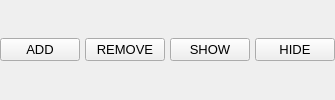
	<widget class="QWidget" name="panelEdges">
	  <property name="sizePolicy">
	    <sizepolicy hsizetype="Expanding" vsizetype="Fixed">
	      <horstretch>0</horstretch>
	      <verstretch>0</verstretch>
	    </sizepolicy>
	  </property>
	  <property name="visible">
	    <bool>false</bool>
	  </property>

	  <layout class="QGridLayout" name="panelEdgesGridLayout">
	    <property name="leftMargin">
	      <number>0</number>
	    </property>
	    <property name="topMargin">
	      <number>0</number>
	    </property>
	    <property name="rightMargin">
	      <number>0</number>
	    </property>
	    <property name="bottomMargin">
	      <number>0</number>
	    </property>
	    <property name="spacing">
	      <number>5</number>
	    </property>

	    <item row="0" column="0">
	      <widget class="QPushButton" name="pushButtonSceneGraphEdgesAdd">
		<property name="sizePolicy">
		  <sizepolicy hsizetype="Expanding" vsizetype="Fixed">
		    <horstretch>1</horstretch>
		    <verstretch>0</verstretch>
		  </sizepolicy>
		</property>
		<property name="text">
		  <string>ADD</string>
		</property>
		<property name="font">
		  <font>
		    <pointsize>10</pointsize>
		  </font>
		</property>
	      </widget>
	    </item>

	    <item row="0" column="1">
	      <widget class="QPushButton" name="pushButtonSceneGraphEdgesRemove">
		<property name="sizePolicy">
		  <sizepolicy hsizetype="Expanding" vsizetype="Fixed">
		    <horstretch>1</horstretch>
		    <verstretch>0</verstretch>
		  </sizepolicy>
		</property>
		<property name="text">
		  <string>REMOVE</string>
		</property>
		<property name="font">
		  <font>
		    <pointsize>10</pointsize>
		  </font>
		</property>
	      </widget>
	    </item>

	    <item row="0" column="2">
	      <widget class="QPushButton" name="pushButtonSceneGraphEdgesShow">
		<property name="sizePolicy">
		  <sizepolicy hsizetype="Expanding" vsizetype="Fixed">
		    <horstretch>1</horstretch>
		    <verstretch>0</verstretch>
		  </sizepolicy>
		</property>
		<property name="text">
		  <string>SHOW</string>
		</property>
		<property name="font">
		  <font>
		    <pointsize>10</pointsize>
		  </font>
		</property>
	      </widget>
	    </item>

	    <item row="0" column="3">
	      <widget class="QPushButton" name="pushButtonSceneGraphEdgesHide">
		<property name="sizePolicy">
		  <sizepolicy hsizetype="Expanding" vsizetype="Fixed">
		    <horstretch>1</horstretch>
		    <verstretch>0</verstretch>
		  </sizepolicy>
		</property>
		<property name="text">
		  <string>HIDE</string>
		</property>
		<property name="font">
		  <font>
		    <pointsize>10</pointsize>
		  </font>
		</property>
	      </widget>
	    </item>

	  </layout> <!-- "panelEdgesGridLayout" -->
	</widget>
